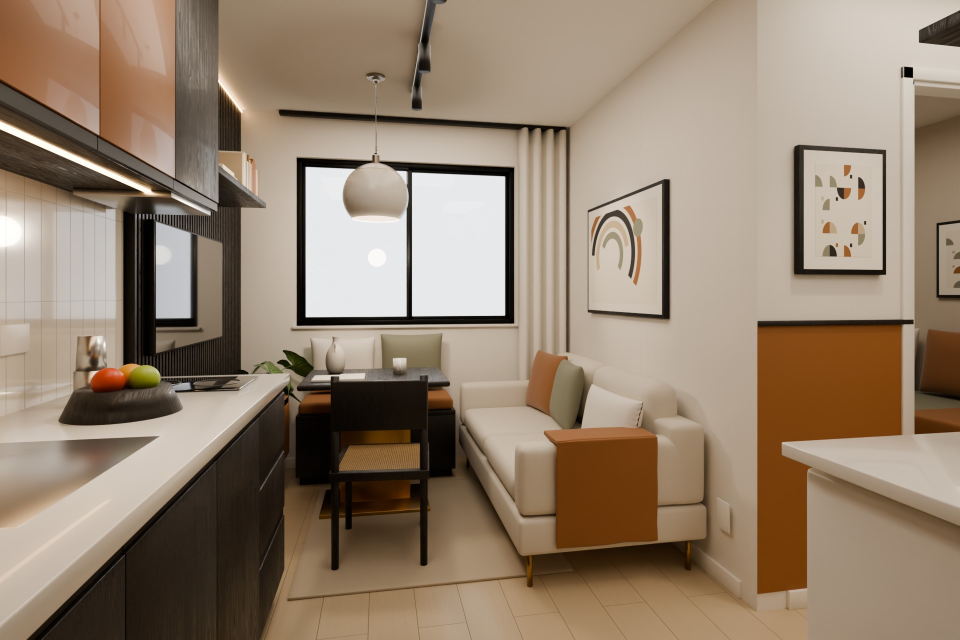
#> input picture renders2/ebano/sala.jpg, 1920 x 1280 px, found by its file name (shown at 1/2 size)
$ python opcoes_site.py
#> lines starting #> are read from the running program, lines starting #| are printed output that depends on the picture
"""Recorta as imagens das opções de jantar para site/opcoes/."""
import os
from PIL import Image
ROOT = os.path.dirname(os.path.abspath(__file__))
OUT = os.path.join(ROOT, "site", "opcoes")
os.makedirs(OUT, exist_ok=True)
for d in ["bancada", "rebativel", "rebativel_fechada", "centro", "parede"]:
    base = os.path.join(ROOT, "renders_opcoes", d, "terra")
    if not os.path.isdir(base):
        base = os.path.join(ROOT, "renders_j", d, "terra")
    s = os.path.join(base, "sala.jpg")
    if os.path.exists(s):
        im = Image.open(s)
#> im is the input picture: PIL image 1920x1280 RGB; mean R, G, B 147.2, 128.9, 110
        im.thumbnail((1600, 1600))
#> im: PIL image 1600x1067 RGB
        im.save(os.path.join(OUT, f"{d}_sala.jpg"), quality=82, optimize=True, progressive=True)
    p = os.path.join(base, "planta.jpg")
    if os.path.exists(p):
        # planta ortográfica: 1900 px = 8,3 m, centro (2,1 ; 3,8); recorte da sala x -0,2..4,4, y 5,0..7,75
        Image.open(p).crop((23, 1225, 1076, 1854)).save(os.path.join(OUT, f"{d}_planta.jpg"), quality=85)
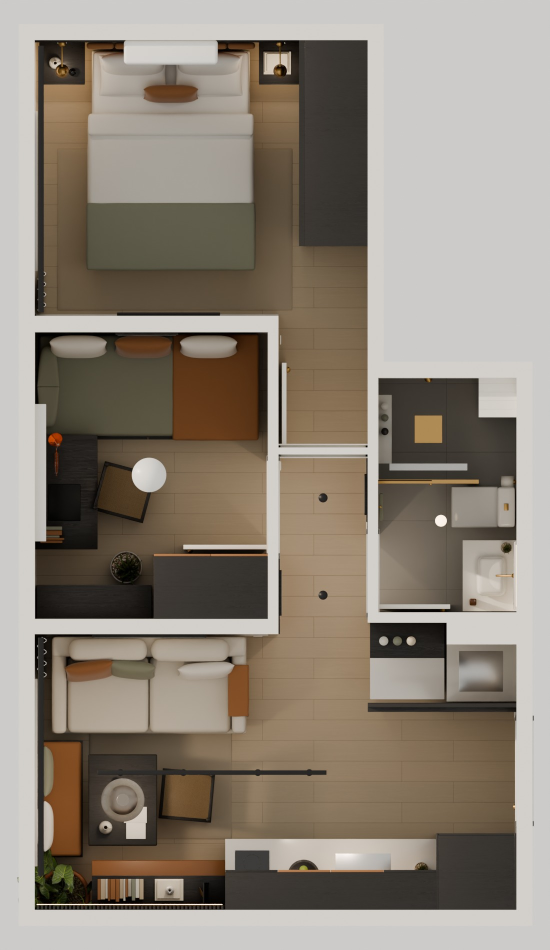
#> input picture renders2/ebano/planta.jpg, 1100 x 1900 px, found by its file name (shown at 1/2 size)
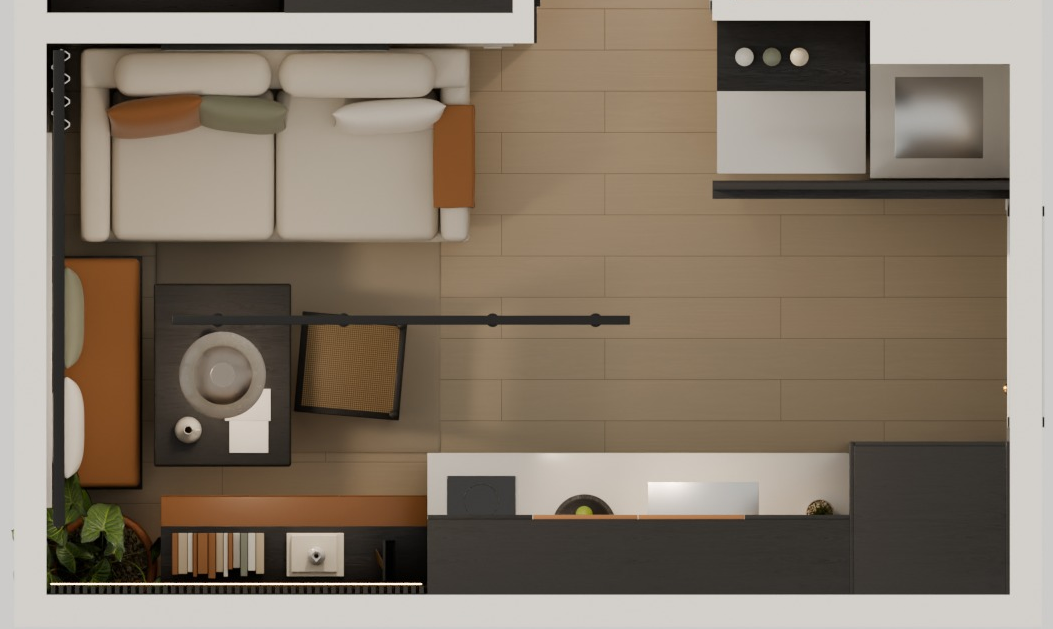
#> saved as bancada_planta.jpg: PIL image 1053x629 RGB; mean R, G, B 132.1, 119.4, 104.3
print(sorted(os.listdir(OUT)))
